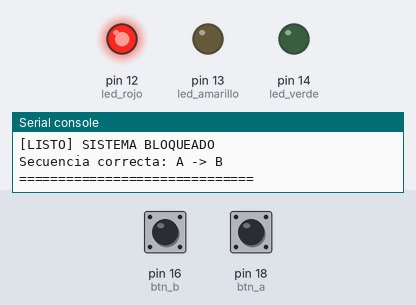
Simulated run of this program. Board: MicroPython board. Parts: output pins drawn as LEDs (lit = HIGH), the last lines printed to the serial console. Inputs (shaded band) come from the test bench; at power-on: pin 18 (btn_a) HIGH, pin 16 (btn_b) HIGH.

Above: at 1.2 s.
1.3 s: pin 18 (btn_a) pulled LOW for 0.15 s
At 2.4 s:
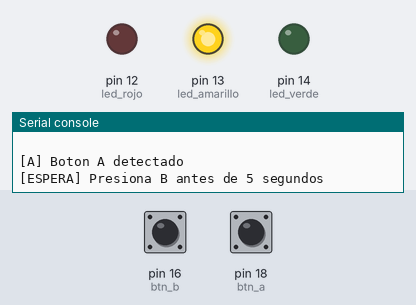
4.4 s: pin 16 (btn_b) pulled LOW for 0.15 s
At 4.8 s:
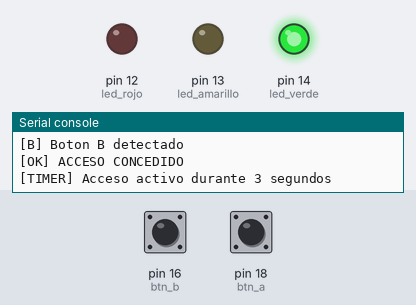
10.0 s: pin 18 (btn_a) pulled LOW for 1 s
At 11.4 s:
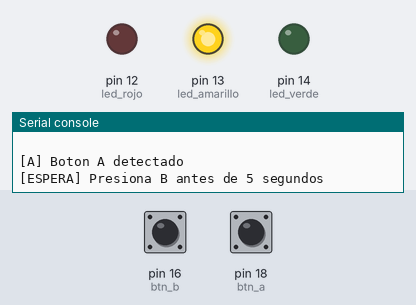
14.0 s: pin 16 (btn_b) pulled LOW for 3.2 s
At 14.5 s:
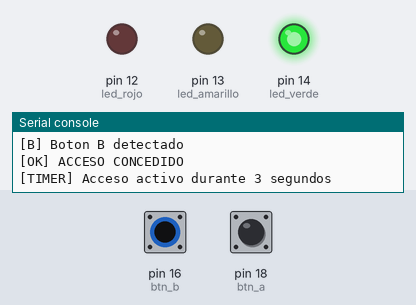
Timing chart, 0 to 18.5 s (numbered marks = the images above; inputs shaded):
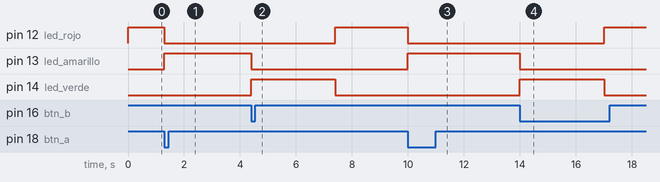

Measured:
- after the input at 1.3 s, pin 12 (led_rojo): HIGH → LOW at once; pin 13 (led_amarillo): LOW → HIGH at once
- after the input at 4.4 s, pin 12 (led_rojo): LOW → HIGH after 3.0 s instead of 1.9 s; pin 13 (led_amarillo): HIGH → LOW after 0.00 s instead of 1.9 s; pin 14 (led_verde): LOW → HIGH at once, → LOW 3.0 s later
- after the input at 10.0 s, pin 12 (led_rojo): HIGH → LOW at once; pin 13 (led_amarillo): LOW → HIGH at once
- after the input at 14.0 s, pin 12 (led_rojo): LOW → HIGH after 3.0 s instead of 1.0 s; pin 13 (led_amarillo): HIGH → LOW after 0.00 s instead of 1.0 s; pin 14 (led_verde): LOW → HIGH at once, → LOW 3.0 s later

The program:

main.py
```python
# Escape Room de Hardware - Primer Examen Parcial
# # Angel Rugerio Jiménez y Axel García Arellano

from machine import Pin, Timer
from time import ticks_ms, ticks_diff, sleep_ms

# ---------------- Pines ----------------
btn_a = Pin(18, Pin.IN, Pin.PULL_UP)   # Boton A (presionado = 0)
btn_b = Pin(16, Pin.IN, Pin.PULL_UP)   # Boton B (presionado = 0)
led_rojo = Pin(12, Pin.OUT)
led_amarillo = Pin(13, Pin.OUT)
led_verde = Pin(14, Pin.OUT)

# ---------------- Tiempos (ms) ----------------
T_ESPERA_B = 5000    # ventana para presionar B
T_ACCESO = 3000      # verde encendido
T_BLOQUEO = 10000    # bloqueo de seguridad
T_REBOTE = 250       # antirrebote: ignora flancos muy seguidos
MAX_FALLOS = 3

# ---------------- Estados ----------------
BLOQUEADO = 0
ESPERANDO_B = 1
ACCESO = 2
BLOQUEO_SEGURIDAD = 3

estado = BLOQUEADO
fallos = 0
ultimo = [0, 0]      # ultimo flanco aceptado de A y de B (ticks_ms)

# ---------------- Timers ONE_SHOT ----------------
tim_espera = Timer(-1)    # 5 s esperando B
tim_acceso = Timer(-1)    # 3 s de acceso
tim_bloqueo = Timer(-1)   # 10 s de bloqueo


# ---------------- Utilidades ----------------
def leds(rojo, amarillo, verde):
    led_rojo.value(rojo)
    led_amarillo.value(amarillo)
    led_verde.value(verde)


def cancelar_timers():
    tim_espera.deinit()
    tim_acceso.deinit()
    tim_bloqueo.deinit()


def banner():
    print("\n==============================")
    print("[LISTO] SISTEMA BLOQUEADO")
    print("Secuencia correcta: A -> B")
    print("==============================")


# ---------------- Cambios de estado ----------------
def ir_bloqueado(mostrar_banner):
    global estado
    cancelar_timers()
    estado = BLOQUEADO
    leds(1, 0, 0)
    if mostrar_banner:
        banner()


def entrar_bloqueo_seguridad():
    global estado
    cancelar_timers()
    estado = BLOQUEO_SEGURIDAD
    leds(1, 0, 0)
    print("\n[BLOQUEO] 3 errores detectados")
    print("[BLOQUEO] Sistema bloqueado 10 segundos")
    tim_bloqueo.init(mode=Timer.ONE_SHOT, period=T_BLOQUEO, callback=fin_bloqueo)


def registrar_fallo(mensaje):
    global fallos
    tim_espera.deinit()
    fallos += 1
    print("\n" + mensaje)
    print("[ERROR] Intentos fallidos:", fallos)
    if fallos >= MAX_FALLOS:
        entrar_bloqueo_seguridad()
    else:
        ir_bloqueado(False)
        print("[LISTO] Intenta nuevamente con A -> B")


# ---------------- Eventos de botones ----------------
def evento_a(pin):
    global estado
    if estado == BLOQUEADO:
        estado = ESPERANDO_B
        leds(0, 1, 0)
        print("\n[A] Boton A detectado")
        print("[ESPERA] Presiona B antes de 5 segundos")
        tim_espera.init(mode=Timer.ONE_SHOT, period=T_ESPERA_B, callback=timeout)
    elif estado == ESPERANDO_B:
        # No reinicia la ventana de 5 s
        print("[INFO] A ignorado: ya se espera B")
    elif estado == ACCESO:
        print("[INFO] A ignorado: acceso activo")
    else:
        print("[INFO] A ignorado: bloqueo de seguridad")


def evento_b(pin):
    global estado
    if estado == ESPERANDO_B:
        tim_espera.deinit()
        estado = ACCESO
        leds(0, 0, 1)
        print("\n[B] Boton B detectado")
        print("[OK] ACCESO CONCEDIDO")
        print("[TIMER] Acceso activo durante 3 segundos")
        tim_acceso.init(mode=Timer.ONE_SHOT, period=T_ACCESO, callback=fin_acceso)
    elif estado == BLOQUEADO:
        registrar_fallo("[ERROR] B fue presionado antes que A")
    elif estado == ACCESO:
        print("[INFO] B ignorado: acceso activo")
    else:
        print("[INFO] B ignorado: bloqueo de seguridad")


# ---------------- Eventos de timers ----------------
def timeout(t):
    if estado == ESPERANDO_B:   # evita actuar si B ya llego
        registrar_fallo("[TIMEOUT] No se presiono B antes de 5 segundos")


def fin_acceso(t):
    if estado == ACCESO:
        print("\n[TIMER] Fin del acceso")
        ir_bloqueado(True)


def fin_bloqueo(t):
    global fallos
    if estado == BLOQUEO_SEGURIDAD:
        fallos = 0
        print("\n[TIMER] Fin del bloqueo")
        print("[RESET] Intentos fallidos = 0")
        ir_bloqueado(True)


# ---------------- Antirrebote ----------------
# Ignora flancos si paso menos de T_REBOTE ms desde el ultimo aceptado
def irq_a(pin):
    ahora = ticks_ms()
    if ticks_diff(ahora, ultimo[0]) < T_REBOTE:
        return
    ultimo[0] = ahora
    evento_a(pin)


def irq_b(pin):
    ahora = ticks_ms()
    if ticks_diff(ahora, ultimo[1]) < T_REBOTE:
        return
    ultimo[1] = ahora
    evento_b(pin)


# ---------------- Inicio ----------------
btn_a.irq(trigger=Pin.IRQ_FALLING, handler=irq_a)
btn_b.irq(trigger=Pin.IRQ_FALLING, handler=irq_b)
ir_bloqueado(True)

# El programa principal no revisa botones: todo ocurre por interrupciones
while True:
    sleep_ms(20)
```
